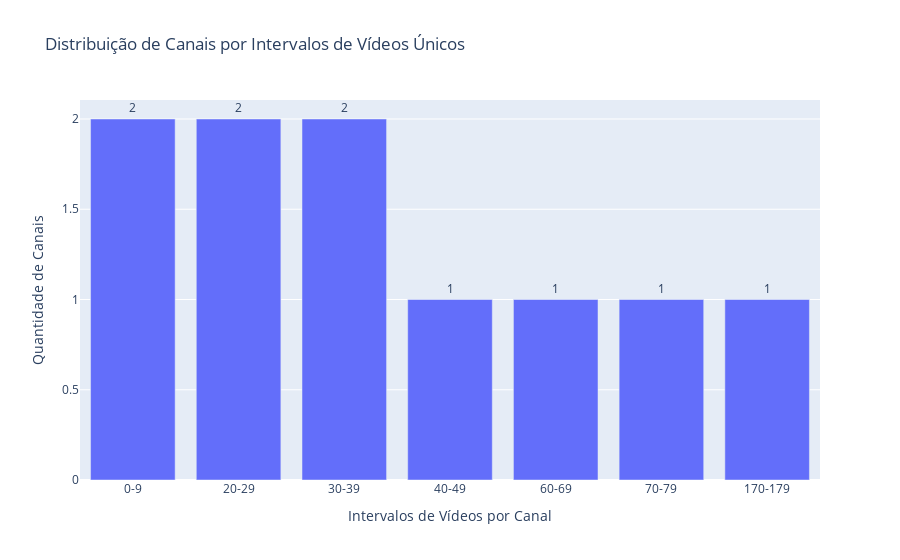

Source (notebook cell):
### Markdown cell above
## Quantidade de vídeos POR CANAL por intervalo

### Code cell
import pandas as pd
import plotly.graph_objects as go

def plot_videos_by_channel_count_by_bins(df,
                                 video_column='video_id',
                                 channel_column='channel_id',
                                 bin_size=10):
    """
    Plota a distribuição de vídeos agrupados por intervalos de quantidade de vídeos por canal.

    Args:
    
      - "df": DataFrame dos comentários do país
      - "title": Nome do país (para legenda no gráfico)
    - video_column: Nome da coluna de vídeo no DataFrame (padrão: 'video_id')
    - channel_column: Nome da coluna de canal no DataFrame (padrão: 'channel_id')
    - bin_size: Tamanho dos intervalos para agrupar a quantidade de vídeos por canal (padrão: 1)
    """
    # Cria a figura para o gráfico
    fig = go.Figure()

    title = 'dados'

    # Conta a quantidade de vídeos únicos por canal
    videos_per_channel = df.groupby(channel_column)[video_column].nunique()

    # Define os bins (intervalos)
    max_videos = videos_per_channel.max()
    bins = range(0, max_videos + bin_size, bin_size)
    labels = [f"{i}-{i+bin_size-1}" for i in bins[:-1]]

    # Agrupa os canais por intervalos de quantidade de vídeos
    binned = pd.cut(videos_per_channel, bins=bins, labels=labels, right=False)
    grouped = binned.value_counts().sort_index()

    # Filtra apenas os bins com mais de 0
    grouped = grouped[grouped > 0]

    # Plota os dados com os números acima de cada bin
    fig.add_trace(go.Bar(
        x=grouped.index,  # Intervalos de vídeos por canal
        y=grouped.values,  # Quantidade de canais
        name=title,
        text=grouped.values,  # Exibe o valor em cima de cada bin
        textposition='outside',  # Coloca o texto fora da barra
    ))

    # Configurações do layout
    fig.update_layout(
        title='Distribuição de Canais por Intervalos de Vídeos Únicos',
        xaxis_title='Intervalos de Vídeos por Canal',
        yaxis_title='Quantidade de Canais',
        barmode='group',
        xaxis=dict(type='category'),  # Mostra os intervalos como categorias
        yaxis=dict(tickformat=',')   # Formata os números no eixo Y
    )

    # Exibe o gráfico
    fig.show()

# Exemplo de uso
plot_videos_by_channel_count_by_bins(df)

### Figure 1 — Plotly figure (JSON) as saved in the notebook; plotly's stock layout.template omitted (floating-point values rounded to 4 significant figures)
{"data": [{"name": "dados", "text": [2.0, 2.0, 2.0, 1.0, 1.0, 1.0, 1.0], "textposition": "outside", "type": "bar", "x": ["0-9", "20-29", "30-39", "40-49", "60-69", "70-79", "170-179"], "y": [2, 2, 2, 1, 1, 1, 1]}], "layout": {"barmode": "group", "title": {"text": "Distribuição de Canais por Intervalos de Vídeos Únicos"}, "xaxis": {"title": {"text": "Intervalos de Vídeos por Canal"}, "type": "category"}, "yaxis": {"tickformat": ",", "title": {"text": "Quantidade de Canais"}}}}
